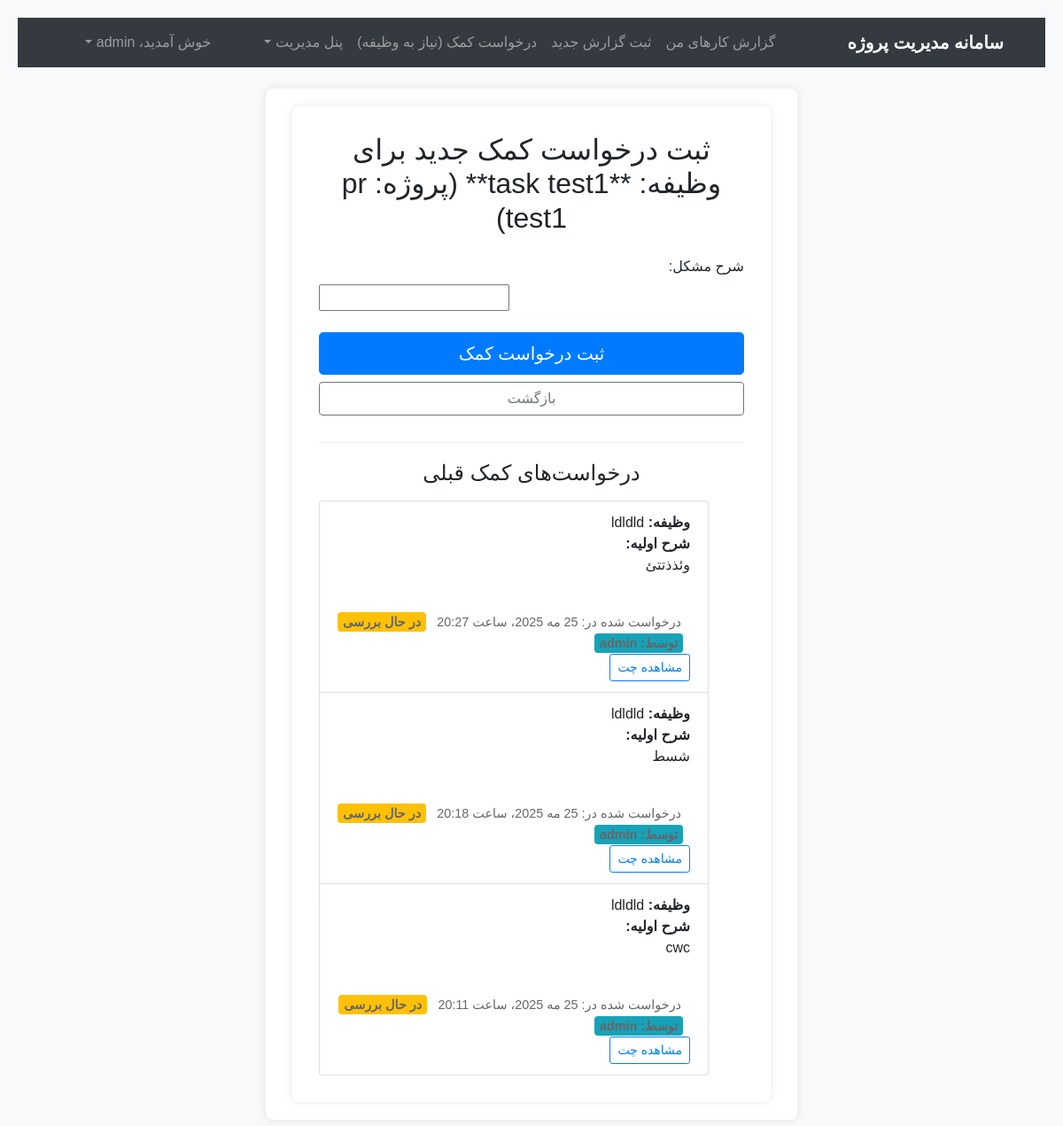
/help_requests/task/2/new/ (signed in), run on the app's committed database.
### app/models.py (models this page shows, shortened)
class Task(models.Model):
    STATUS_CHOICES = (('pending', 'در انتظار'), ('in_progress', 'در حال انجام'), ('needs_review', 'نیاز به بررسی'),
                      ('approved', 'تایید شده'), ('rejected', 'رد شده'), ('completed', 'تکمیل شده'))
    project = models.ForeignKey(Project, on_delete=models.CASCADE, related_name="tasks", verbose_name="پروژه")
    parent_task = models.ForeignKey('self', on_delete=models.CASCADE, null=True, blank=True, related_name="subtasks",
                                    verbose_name="وظیفه والد")
    title = models.CharField(max_length=255, verbose_name="عنوان وظیفه")
    description = RichTextUploadingField(blank=True, verbose_name="توضیحات وظیفه")
    assigned_to = models.ManyToManyField(User, related_name="assigned_tasks", verbose_name="اختصاص یافته به",
                                         blank=True)  # تغییر: اختیاری شد
    created_by = models.ForeignKey(User, on_delete=models.SET_NULL, null=True, blank=True, related_name="created_tasks",
                                   verbose_name="ایجاد کننده")  # تغییر: اختیاری شد
    created_at = models.DateTimeField(auto_now_add=True, verbose_name="تاریخ ایجاد")
    updated_at = models.DateTimeField(auto_now=True, verbose_name="تاریخ بروزرسانی")
    deadline = models.DateField(null=True, blank=True, verbose_name="مهلت انجام وظیفه")
    status = models.CharField(max_length=20, choices=STATUS_CHOICES, default='pending', verbose_name="وضعیت")
    is_approved = models.BooleanField(default=False, verbose_name="تایید شده توسط مدیر")
    approved_by = models.ForeignKey(User, on_delete=models.SET_NULL, null=True, blank=True,
                                    related_name="approved_tasks", verbose_name="تایید کننده")
    approval_date = models.DateTimeField(null=True, blank=True, verbose_name="تاریخ تایید/رد")
    rejection_reason = models.TextField(blank=True, verbose_name="دلیل رد شدن")
    class Meta:
        verbose_name = "وظیفه"
        verbose_name_plural = "وظایف"

class Project(models.Model):
    STATUS_CHOICES = (('pending', 'در حال انجام'), ('completed', 'انجام شده'), ('finished', 'تمام شده'))
    name = models.CharField(max_length=200, verbose_name="نام پروژه")
    description = RichTextUploadingField(blank=True, verbose_name="توضیحات پروژه")
    deadline = models.DateField(verbose_name="مهلت انجام پروژه", null=True, blank=True)  # تغییر: اختیاری شد
    status = models.CharField(max_length=20, choices=STATUS_CHOICES, default='pending', verbose_name="وضعیت")
    assigned_to_groups = models.ManyToManyField(UserGroup, blank=True, related_name="projects",
                                                verbose_name="اختصاص به گروه‌ها")
    created_by = models.ForeignKey(User, on_delete=models.SET_NULL, null=True, blank=True,
                                   related_name="created_projects", verbose_name="ایجاد کننده")  # تغییر: اختیاری شد
    created_at = models.DateTimeField(auto_now_add=True, verbose_name="تاریخ ایجاد")
    updated_at = models.DateTimeField(auto_now=True, verbose_name="تاریخ بروزرسانی")
    class Meta:
        verbose_name = "پروژه"
        verbose_name_plural = "پروژه‌ها"

class HelpRequest(models.Model):
    task = models.ForeignKey(Task, on_delete=models.CASCADE, related_name="help_requests", verbose_name="وظیفه")
    requester = models.ForeignKey(User, on_delete=models.CASCADE, related_name="submitted_help_requests", verbose_name="درخواست کننده")
    problem_description = RichTextUploadingField(verbose_name="شرح مشکل") # CKEditor
    is_resolved = models.BooleanField(default=False, verbose_name="برطرف شده")
    resolved_by = models.ForeignKey(User, on_delete=models.SET_NULL, null=True, blank=True, related_name="resolved_help_requests", verbose_name="حل کننده")
    requested_at = models.DateTimeField(auto_now_add=True, verbose_name="تاریخ درخواست")
    resolved_at = models.DateTimeField(null=True, blank=True, verbose_name="تاریخ حل مشکل")
    class Meta:
        verbose_name = "درخواست کمک"
        verbose_name_plural = "درخواست‌های کمک"

### app/views.py (the view)
# urls.py: path('help_requests/task/<int:task_id>/new/', views.submit_help_request, name='submit_help_request'),
@login_required
def submit_help_request(request, task_id):
    task = get_object_or_404(Task, id=task_id)
    if request.method == 'POST':
        form = HelpRequestForm(request.POST, user=request.user, initial={'task': task})
        if form.is_valid():
            help_request = form.save(commit=False)
            help_request.requester = request.user
            help_request.task = task
            help_request.save()
            return redirect('help_request_chat', help_request_id=help_request.id)
    else:
        form = HelpRequestForm(user=request.user, initial={'task': task})
    if request.user.is_superuser:
        previous_help_requests = HelpRequest.objects.all().order_by('-requested_at')
    else:
        previous_help_requests = HelpRequest.objects.filter(requester=request.user).order_by('-requested_at')
    context = {
        'form': form,
        'task': task,
        'previous_help_requests': previous_help_requests, # اضافه کردن لیست درخواست‌های قبلی به کانتکست
    }
    return render(request, 'submit_help_request.html', context)

### app/forms.py
class HelpRequestForm(forms.ModelForm):
    class Meta:
        model = HelpRequest
        fields = ['task', 'problem_description']
        widgets = {
            'problem_description': CKEditorUploadingWidget(config_name='default'), # مطمئن شوید config_name='default' است
            'task': forms.HiddenInput(), # فیلد وظیفه را مخفی می‌کنیم
        }
        labels = {
            'task': 'وظیفه مرتبط',
            'problem_description': 'شرح مشکل',
        }
    def __init__(self, *args, **kwargs):
        user = kwargs.pop('user', None)
        super().__init__(*args, **kwargs)

### app/context_processors.py (called while the page is built)
def user_is_manager(request):
    def _is_manager(user):
        if user.is_authenticated:
            return user.is_staff or user.groups.filter(name='مدیران').exists()
        return False
    return {
        'is_manager_context': _is_manager(request.user)
    }

### app/templates/submit_help_request.html (shortened to what this page needs)
{% extends 'base.html' %}
{% block content %}
{% load static %}
{% load jalali_tags %}
<!DOCTYPE html>
<html lang="fa" dir="rtl">
<head>
    <link href="https://stackpath.bootstrapcdn.com/bootstrap/4.5.2/css/bootstrap.min.css" rel="stylesheet">
</head>
<body>
    <div class="container">
        <h2 class="mb-4 text-center">ثبت درخواست کمک جدید برای وظیفه: **{{ task.title }}** (پروژه: {{ task.project.name }})</h2>
        <form method="post">
            <div class="form-group">
                <label for="{{ form.problem_description.id_for_label }}">شرح مشکل:</label>
                {{ form.problem_description }}
            </div>
            <button type="submit" class="btn btn-primary btn-lg btn-block mt-4">ثبت درخواست کمک</button>
            <a href="{% url 'work_report_list' %}" class="btn btn-outline-secondary btn-block mt-2">بازگشت</a>
        </form>
        <div class="previous-requests">
            <h4 class="mb-3 text-center">درخواست‌های کمک قبلی</h4>
            {% if previous_help_requests %}
                <ul class="list-group">
                    {% for req in previous_help_requests %}
                        <li class="list-group-item">
                            <div>
                                <strong>وظیفه:</strong> {{ req.task.title }}
                                <br>
                                <strong>شرح اولیه:</strong> {{ req.problem_description|safe|truncatechars:70 }}
                                <br>
                                <span>درخواست شده در: {{ req.requested_at|to_jalali:'%Y/%m/%d %H:%M' }}</span>
                                {% if req.is_resolved %}
                                    <span class="badge badge-success mr-2">حل شده</span>
                                {% else %}
                                    <span class="badge badge-warning mr-2">در حال بررسی</span>
                                {% endif %}
                                {% if request.user.is_superuser %}
                                    <span class="badge badge-info mr-2">توسط: {{ req.requester.username }}</span>
                                {% endif %}
                            </div>
                            <a href="{% url 'help_request_chat' help_request_id=req.id %}" class="btn btn-sm btn-outline-primary">مشاهده چت</a>
                        </li>
                    {% endfor %}
                </ul>
            {% else %}
                <p class="text-center text-muted">هیچ درخواست کمکی تاکنون ثبت نشده است.</p>
            {% endif %}
        </div>
    </div>
</body>
</html>
{% endblock %}

### app/static/css/style.css (style rules this page uses)
body { direction: rtl; text-align: right; font-family: 'Vazirmatn', 'Arial', sans-serif; background-color: #f8f9fa; }
.btn { border-radius: 0.3rem; }
.badge { font-size: 0.85em; padding: 0.4em 0.6em; }

### app/templates/base.html (style rules this page uses)
body { font-family: "Vazirmatn", sans-serif; }
.btn, .form-control, .navbar, h1, h2, h3, h4, h5, h6 { font-family: "Vazirmatn", sans-serif !important; }

### app/templates/submit_help_request.html (style rules this page uses)
body { font-family: 'Arial', sans-serif; background-color: #f8f9fa; padding: 20px; }
.container { background-color: #ffffff; padding: 30px; border-radius: 8px; box-shadow: 0 0 10px rgba(0, 0, 0, 0.1); max-width: 600px; }
.form-group label { text-align: right; display: block; }
.previous-requests { margin-top: 30px; padding-top: 20px; border-top: 1px solid #eee; }
.list-group-item { display: flex; justify-content: space-between; align-items: center; flex-wrap: wrap; text-align: right; direction: rtl; }
.list-group-item strong { margin-left: auto; }
.list-group-item span { font-size: 0.9em; color: #666; margin-right: 10px; }
.list-group-item .btn { margin-right: 0; }

### data on the page
Task: title "task test1", project.name "pr test1"
HelpRequest: task "ldldld", problem_description "وئذذتتئ", requested_at|to_jalali "25 مه 2025، ساعت 20:27", is_resolved "در حال بررسی", requester.username "admin"
HelpRequest: task "ldldld", problem_description "شسط", requested_at|to_jalali "25 مه 2025، ساعت 20:18", is_resolved "در حال بررسی", requester.username "admin"
HelpRequest: task "ldldld", problem_description "cwc", requested_at|to_jalali "25 مه 2025، ساعت 20:11", is_resolved "در حال بررسی", requester.username "admin"
